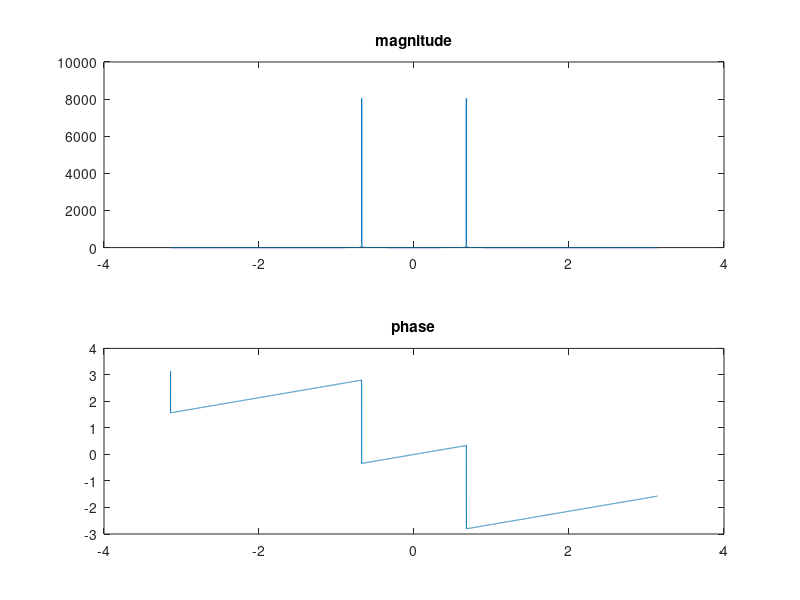

The MATLAB script that drew this image:
fc=880;
fs=8192;
t=linspace(0,2,2*fs);
x=cos(2*pi*fc*t);


dtft=fftshift(fft(x,2*fs));
% dtft=fftshift(x);
w=linspace(-pi, pi, 2*fs);

subplot(2,1,1)
plot(w, abs(dtft));
title('magnitude')
subplot(2,1,2)
plot(w, angle(dtft))
title('phase')